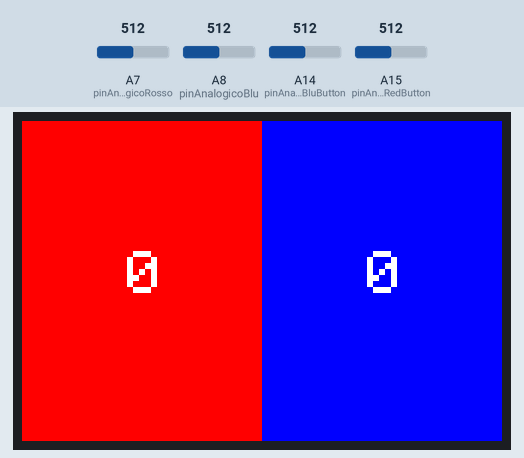
Simulated run of this sketch. Board: Arduino Mega 2560, built with avr-gcc and run on an emulated ATmega2560. On the bench: 480×320 colour display. The test bench sets the inputs (shaded band); at power-on: A7 (pinAnalogicoRosso) = 512, A8 (pinAnalogicoBlu) = 512, A15 (pinAnalogicoRedButton) = 512, A14 (pinAnalogicoBluButton) = 512. What the sketch prints to the serial monitor is not drawn.

Above: at 3.8 s.
3.9 s: A7 (pinAnalogicoRosso) set to 607
5.4 s: A7 (pinAnalogicoRosso) set to 629
At 6.0 s:
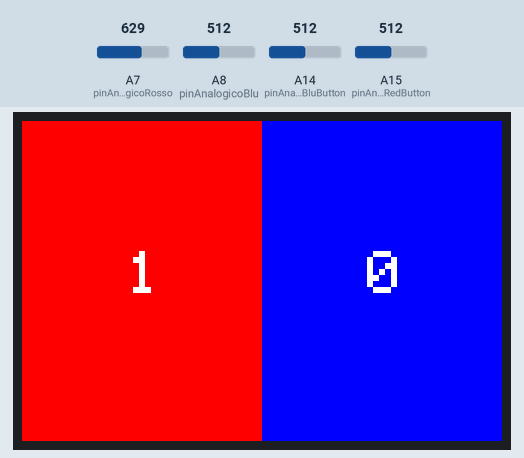
7.0 s: A8 (pinAnalogicoBlu) set to 601
10.0 s: A8 (pinAnalogicoBlu) set to 626
At 12.8 s:
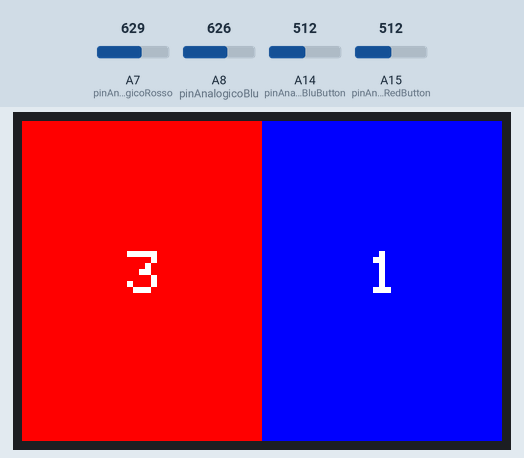
13.0 s: A7 (pinAnalogicoRosso) set to 306
At 14.9 s:
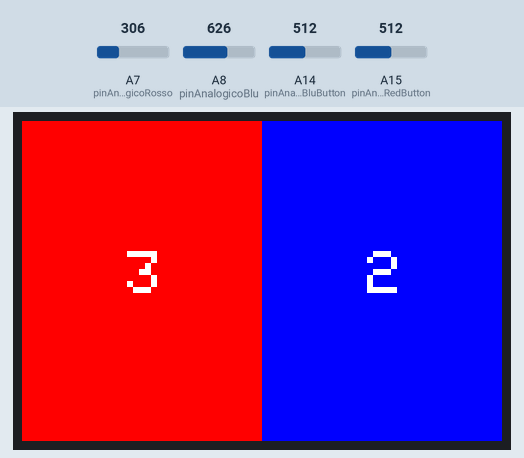
15.8 s: A15 (pinAnalogicoRedButton) set to 30
At 17.5 s:
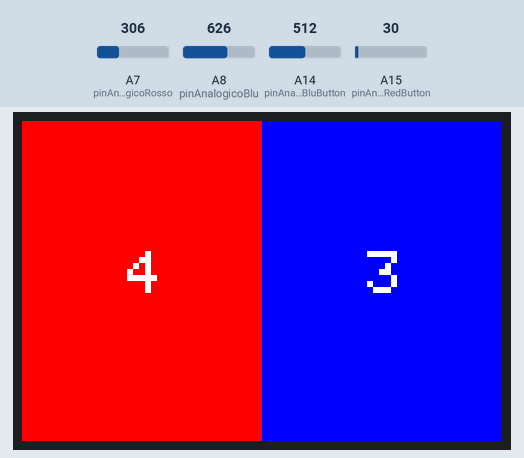
Timing chart, 0 to 19.0 s (numbered marks = the images above; inputs shaded):
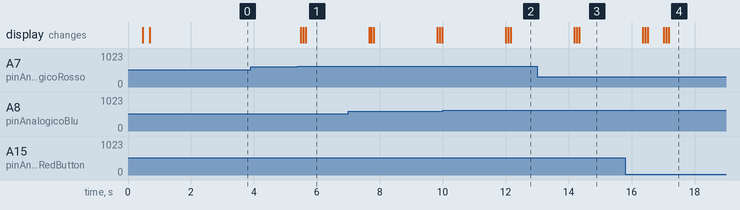

Measured:
- after the input at 3.9 s, every drawn part: stays the same
- after the input at 5.4 s, the display: first changes after 0.08 s (image 1 shows a later state)

The sketch:

Camplus-Calcetto-Digitale.ino
```cpp
#include <LCDWIKI_GUI.h>

#include <LCDWIKI_KBV.h>
#include <lcd_mode.h>
#include <lcd_registers.h>
#include <mcu_16bit_magic.h>
#include <mcu_8bit_magic.h>

/***************************

    CAMPLUS TORINO BERNINI
    CamplusUI-TFT
    All rights reserved

****************************/

/* MAIN CLASS */

#include <Arduino.h>

#include <string.h>

#include "src/Button.h"
#include "src/Event.h"
#include "src/Container.h"

#define BLACK   0x0000
#define BLUE    0x001F
#define RED     0xF800
#define GREEN   0x07E0
#define CYAN    0x07FF
#define MAGENTA 0xF81F
#define YELLOW  0xFFE0
#define WHITE   0xFFFF

LCDWIKI_KBV myLCD(ILI9486,A3,A2,A1,A0,A4);

// Vartiabili comuni fotoresistenze
const float tensioneRiferimento = 5.0;  // Tensione di riferimento dell'ADC in volt
const int risoluzioneADC = 1023;  // Risoluzione dell'ADC

// Sensore squadra rossa
const int pinAnalogicoRosso = A7;  // Definisci il pin analogico da cui leggere la tensione
float tensBaseRosso = 0;
float tensioneLettaRosso;
int valoreLetturaRosso;
int giPassataRosso=0;

// Sensore squadra blu
const int pinAnalogicoBlu = A8;  // Definisci il pin analogico da cui leggere la tensione
float tensBaseBlu = 0;
float tensioneLettaBlu;
int valoreLetturaBlu;
int giPassataBlu=0;

float tensSogliaButton=1; // Tensione di soglia per il bottone

// Bottone squadra blu
const int pinAnalogicoBluButton= A14;  // Definisci il pin analogico da cui leggere la tensione
float tensioneLettaBluButton;
int valoreLetturaBluButton;

// Bottone squadra rossa
const int pinAnalogicoRedButton = A15;  // Definisci il pin analogico da cui leggere la tensione
float tensioneLettaRedButton;
int valoreLetturaRedButton;

Button rosso, blu;
LargeEvent render;
Container mainContainer(&myLCD, &render);
Event goalEvent;

int goalRosso = 0;
int goalBlu = 0;

void onGoal();

// Da cancellare
enum lati {ROSSO, BLU};

lati latoGoal;

void setup() {

  Serial.begin(9600);

  myLCD.Init_LCD();
  myLCD.Set_Rotation(1); // da cambiare a 1
  myLCD.Set_Text_Mode(1);
  myLCD.Fill_Screen(RED);

  // GUI Initialization

  rosso.append(&mainContainer);
  rosso.setX(0);
  rosso.setY(0);
  rosso.setWidth(240);
  rosso.setHeight(320);
  rosso.setTextColor(WHITE);
  rosso.setColor(RED);
  rosso.setText("0");
  rosso.setTextSize(6);

  blu.append(&mainContainer);
  blu.setX(240);
  blu.setY(0);
  blu.setWidth(240);
  blu.setHeight(320);
  blu.setTextColor(WHITE);
  blu.setColor(BLUE);
  blu.setText("0");
  blu.setTextSize(6);

  mainContainer.render->raise();

  goalEvent.addListener(&onGoal);

  delay(2000);

  valoreLetturaRosso = analogRead(pinAnalogicoRosso);  // Leggi il valore analogico dal pin
  tensBaseRosso = (valoreLetturaRosso * tensioneRiferimento) / risoluzioneADC;
  Serial.print("valore soglia: ");
  Serial.print( tensBaseRosso);
  Serial.print("\n");

  valoreLetturaBlu = analogRead(pinAnalogicoBlu);  // Leggi il valore analogico dal pin
  tensBaseBlu = (valoreLetturaBlu * tensioneRiferimento) / risoluzioneADC;
  Serial.print("valore soglia: ");
  Serial.print( tensBaseBlu);
  Serial.print("\n");
}

void onGoal() {
  // A prescindere cambia e ri-renderizza entrambi
  rosso.setText((String) goalRosso);
  blu.setText((String) goalBlu);

  mainContainer.render->raise();
}

void loop() {
  // Ottiene dati dal sensore rosso
  valoreLetturaRosso = analogRead(pinAnalogicoRosso);  // Leggi il valore analogico dal pin
  tensioneLettaRosso = (valoreLetturaRosso * tensioneRiferimento) / risoluzioneADC;  // Converti il valore letto in volt

  // Ottiene dati dal sensore blu
  valoreLetturaBlu = analogRead(pinAnalogicoBlu);  // Leggi il valore analogico dal pin
  tensioneLettaBlu = (valoreLetturaBlu * tensioneRiferimento) / risoluzioneADC;  // Converti il valore letto in volt

  //Ottieni dati dal bottone
  valoreLetturaBluButton = analogRead(pinAnalogicoBluButton);  // Leggi il valore analogico dal pin
  //Serial.print(valoreLetturaBluButton);
  tensioneLettaBluButton = (valoreLetturaBluButton * tensioneRiferimento) / risoluzioneADC;  // Converti il valore letto in volt


  valoreLetturaRedButton = analogRead(pinAnalogicoRedButton);  // Leggi il valore analogico dal pin
  tensioneLettaRedButton = (valoreLetturaRedButton * tensioneRiferimento) / risoluzioneADC;  // Converti il valore letto in volt
  //Serial.print("Tensione letta rosso: " + tensioneLettaRosso + " | Tensione letta blu: " + tensioneLettaBlu);  // Stampa il messaggio di debug
  //Serial.print(tensioneLettaRedButton);

  //Controlla un passaggio per il sensore rosso
  if(tensioneLettaRosso>tensBaseRosso+0.5&& giPassataRosso==0) {
    //Serial.print("----->passata rosso\n"); // Stampa il messaggio di debug
    goalRosso++; // Da incrementare in base a chi segna
    goalEvent.raise();
    giPassataRosso=1;
    delay(2000);
  } else {
    giPassataRosso=0;
  }

  // // Controlla un passaggio per il sensore blu
  if(tensioneLettaBlu>tensBaseBlu+0.5&& giPassataBlu==0) {
    //Serial.print("----->passata blu\n"); // Stampa il messaggio di debug
    goalBlu++; // Da incrementare in base a chi segna
    goalEvent.raise();
    giPassataBlu=1;
    delay(2000);
  } else {
    giPassataBlu=0;
  }
  //Controlla un passaggio per il bottone blu
  if(tensioneLettaBluButton<tensSogliaButton) {
    //Serial.print("----->premuto blu\n"); // Stampa il messaggio di debug
    goalBlu++; // Da incrementare in base a chi segna
    goalEvent.raise();
    delay(500);
  }
  // Controlla un passaggio per il bottone rosso
  if(tensioneLettaRedButton<tensSogliaButton) {
    //Serial.print("----->premuto rosso\n"); // Stampa il messaggio di debug
    goalRosso++; // Da incrementare in base a chi segna
    goalEvent.raise();
    delay(500);
  }


  // Chiude il print dell'attuale loop con un \n per passare al prossimo
  Serial.print("\n");

}
```

Button.cpp
```cpp
#include "Button.h"
#include "Container.h"
#include <Arduino.h>
#include <math.h>
#include <string.h>

Button::Button()
{
    Serial.println("Button constructor reached!");
}

void Button::setX(int x)
{
    Button::X = x;
    //container->render->raise(); //DEBUG LINE
}

void Button::setY(int y)
{
    Button::Y = y;
}

void Button::setWidth(int width)
{
    Button::Width = width;
}

void Button::setHeight(int height)
{
    Button::Height = height;
}

void Button::setColor(uint16_t color)
{
    Button::Color = color;
}

void Button::setTextColor(uint16_t color)
{
    Button::textColor = color;
}

void Button::setTextSize(uint8_t size)
{
    Button::textSize = size;
}

void Button::setText(String text)
{
    Button::text = text;
}

void Button::setShape(Shape buttonShape)
{
    Button::buttonShape = buttonShape;
}

// Triggered by render event. It redirects to the all subscribed buttons istances' render methods
static void Button::renderDelegate(void* args)
{
    static_cast<Button*>(args)->render();
    Serial.println("Render Method");

}

// Appends the button to a container and raises a render event
void Button::append(Container* container)
{
    Button::container = container;
    container->render->addListener(&renderDelegate, this);
    container->render->raise();
    Serial.println("Hello World!");
}

void Button::hide()
{
    hidden = true;
}

void Button::show()
{
    hidden = false;
}

// Updates the button by rendering it
void Button::render()
{
    Serial.println("Hello World! I'm in render method");

    if(!hidden)
    {
        // Creates base rectangle
        switch(buttonShape) {
            case Shape::Rectangular:
                container->myLCD->Fill_Rect(X, Y, Width, Height, Color); // Uses current library for TFT
                break;

            case Shape::Circular:
                int16_t Radius = (int16_t) sqrt(pow((int16_t)Width/2, 2) + pow(((int16_t)Height/2),2));
                container->myLCD->Fill_Circle((int16_t)(X+Width/2), (int16_t)(Y+Height/2), Radius);
                break;

            default:
                container->myLCD->Fill_Rect(X, Y, Width, Height, Color); // Uses current library for TFT
                break;
        }

        // Calculates center-aligned text cursor position

        // Cursor X
        int16_t cursorX = (int16_t)X; // Center-aligned text cursor X
        // Tries to align to center the text, textSize in pixel is calculated by multiplying by 5 textSize in width and by 10 textSize in height. If textSize is bigger than width, cursorX will be equal to X to maximize space available
        if(textSize * 5 * (text.length()) <= Width) {
            cursorX = (int16_t)(X + (Width - textSize * 5 * (text.length())) / 2);
        }

        // Cursor Y
        int16_t cursorY = (int16_t)(Y + (Height/2) - textSize * 10 / 2); // Center-aligned text cursor Y

        // Sets text properties
        container->myLCD->Set_Text_colour(textColor);
        container->myLCD->Set_Text_Size(textSize);
        // Prints button text
        char* text_array = text.c_str();
        container->myLCD->Print((uint8_t*)text_array, cursorX, cursorY);
    }

}

void Button::tick()
{
    checkClick();
}

void Button::checkClick()
{
    // Check click logic to be added
}
```

Button.h
```cpp
#include "Container.h"

#ifndef BLACK
#define BLACK   0x0000
#endif

#ifndef WHITE
#define WHITE   0xFFFF
#endif

#ifndef Button_h
#define Button_h

/*
* @brief A button is a graphical element representing a clickable label.
* Note: in the current version of the library, click method is still not implemented.
*/
class Button
{
    public:
        Button();
        Button(int x, int y, int width, int height) {
            X = x;
            Y = y;
            Width = width;
            Height = height;
        };
        Button(int x, int y, int width, int height, uint16_t color) {
            X = x;
            Y = y;
            Width = width;
            Height = height;
            Color = color;
        };
        enum Shape {Rectangular, Circular};
        void append(Container* container); // Appends the button to a container and raises a render event
        void setX(int x);
        void setY(int y);
        void setWidth(int width);
        void setHeight(int height);
        void setColor(uint16_t color);
        void setText(String text);
        void setTextColor(uint16_t color);
        void setTextSize(uint8_t size);
        void setShape(Shape buttonShape);
        void hide();
        void show();
        inline bool isHidden() {return hidden;};
        void render(); // Raises a render event to update the button
        void tick(); // Executes button tick operations such as checking for click

    private:
        Container* container;

        static void renderDelegate(void* args);

        int X = 0;
        int Y = 0;
        int Width = 0;
        int Height = 0;
        uint16_t Color = BLACK;
        uint16_t textColor = WHITE;
        uint8_t textSize = 11;
        String text = "";
        bool hidden = false;
        Shape buttonShape = Shape::Rectangular;

        void checkClick();
};

#endif
```

Container.h
```cpp
#include "Event.h"
#include <LCDWIKI_GUI.h>

#include <LCDWIKI_KBV.h>
#include <lcd_mode.h>
#include <lcd_registers.h>
#include <mcu_16bit_magic.h>
#include <mcu_8bit_magic.h>

#ifndef Container_h
#define Container_h

/*
* A container is an object which stores the LCD and renderEvent used by appended controls.
*/
class Container
{
    public:
        /// @brief Initialize a new container
        /// @param display pointer to an Adafruit_ILI9341 objects which is the screen controls will be appended to
        /// @param renderEvent the render event responsible of calling every object's render method
        Container(LCDWIKI_KBV* display, LargeEvent* renderEvent)  {
            Container::render = renderEvent;
            Container::myLCD = display;
        }; //  Current LCD for simulation
        /// @brief Initialize a new container
        Container() {};
        /// The render event responsible of calling every object's render method
        LargeEvent* render;
        /// Pointer to an LCDWIKI_KBV objects which is the screen controls will be appended to
        LCDWIKI_KBV* myLCD; //  Current LCD for simulation

    private:
};

#endif
```

Event.cpp
```cpp
#include "Event.h"

#include <Arduino.h>

Event::Event()
{

}

void Event::addListener(void (*listener)(void* args), void* arguments)
{
    if(lastListenerIndex < MAXIMUM_LISTENERS - 1)
    {
        lastListenerIndex++;
        Event::listeners[lastListenerIndex] = listener;
        Event::args[lastListenerIndex] = arguments;
    }
    else
    {
        Serial.println("Reached maximum number of listeners! Listener method will not be subscribed to event");
    }
}

void Event::addListener(void (*listener)(void* args))
{
    if(lastListenerIndex < MAXIMUM_LISTENERS - 1)
    {
        lastListenerIndex++;
        listeners[lastListenerIndex] = listener;
    }
    else
    {
        Serial.println("Reached maximum number of listeners! Listener method will not be subscribed to event");
    }
}

void Event::removeListener(void (*listener)(void* args))
{
    int i = 0;
    //  Checks correspondence in every value of the array, so that listener duplicates (even if bad practice) can be found
    while(i <= lastListenerIndex)
    {
        if(listeners[i] == listener)
        {
            // Scales the array items after that one element has been popped, so that listeners are stored continously.
            // The item corresponding to i will be replaced by the next one and so on until the end of the loop
            // Last index is not considered in the loop as new lastIndex for array will always be lastIndex - 1 (one element has been popped), so last element will always be excluded
            for(int j=i; j < lastListenerIndex; j++)
            {
                listeners[j] = listeners[j+1];
                args[j] = args[j+1];
            }
            lastListenerIndex--; // lastListenerIndex has ALWAYS to be decremented as one element is always popped out, thus all array is scaled by one and the index of last listener will be reduced
            // There is no need to increase i as the next element to be checked is already in position i as the array is scaled by one starting by i (listeners[i] = listeners[i+1] in first inner cycle execution)
        }
        else { i++; }
    }
}

void Event::raise()
{
    Serial.println("Raising all events...");
    for(int i=0; i <= lastListenerIndex; i++)
    {
        (listeners[i])(args[i]);
    }
}
```

LargeEvent.cpp
```cpp
#include "Event.h"

#include <Arduino.h>

LargeEvent::LargeEvent()
{

}

void LargeEvent::addListener(void (*listener)(void* args), void* arguments)
{
    if(lastListenerIndex < MAXIMUM_LISTENERS - 1)
    {
        lastListenerIndex++;
        listeners[lastListenerIndex] = listener;
        LargeEvent::args[lastListenerIndex] = arguments;
    }
    else
    {
        Serial.println("Reached maximum number of listeners! Listener method will not be subscribed to event");
    }
}

void LargeEvent::addListener(void (*listener)(void* args))
{
    if(lastListenerIndex < MAXIMUM_LISTENERS - 1)
    {
        lastListenerIndex++;
        listeners[lastListenerIndex] = listener;
    }
    else
    {
        Serial.println("Reached maximum number of listeners! Listener method will not be subscribed to event");
    }
}

void LargeEvent::removeListener(void (*listener)(void* args))
{
    int i = 0;
    //  Checks correspondence in every value of the array, so that listener duplicates (even if bad practice) can be found
    while(i <= lastListenerIndex)
    {
        if(listeners[i] == listener)
        {
            // Scales the array items after that one element has been popped, so that listeners are stored continously.
            // The item corresponding to i will be replaced by the next one and so on until the end of the loop
            // Last index is not considered in the loop as new lastIndex for array will always be lastIndex - 1 (one element has been popped), so last element will always be excluded
            for(int j=i; j < lastListenerIndex; j++)
            {
                listeners[j] = listeners[j+1];
                args[j] = args[j+1];
            }
            lastListenerIndex--; // lastListenerIndex has ALWAYS to be decremented as one element is always popped out, thus all array is scaled by one and the index of last listener will be reduced
            // There is no need to increase i as the next element to be checked is already in position i as the array is scaled by one starting by i (listeners[i] = listeners[i+1] in first inner cycle execution)
        }
        else { i++; }
    }
}

void LargeEvent::raise()
{
    Serial.println("Raising all events...");
    for(int i=0; i <= lastListenerIndex; i++)
    {
        (listeners[i])(args[i]);
    }
}
```

lcd_mode.h
```cpp
#line 1 "C:\\Users\\emanu\\arduino-workspace\\CamplusUI-TFT\\Libraries\\LCDWIKI_KBV\\lcd_mode.h"
#ifndef _lcd_mode_
#define _lcd_mode_

//if using 8bit mode,set the below macro definition to 1
//if using 16bit mode,set the below macro definition to 0
#define CONFIG_USE_8BIT_BUS 1

//if using 8bit mode on Mega2560 and the data pin is from 22 to 29,please uncomment the below macro definition
//if using 8bit mode on UNO and the data pin is from 2 to 9,please comment the below macro definition
//#define USE_8BIT_SHIELD_ON_MEGA

#endif // _mcu_pin_magic_
```

Source omitted: Event.h (5257 bytes), mcu_16bit_magic.h (8733 bytes), mcu_8bit_magic.h (15272 bytes), lcd_registers.h (5977 bytes)
